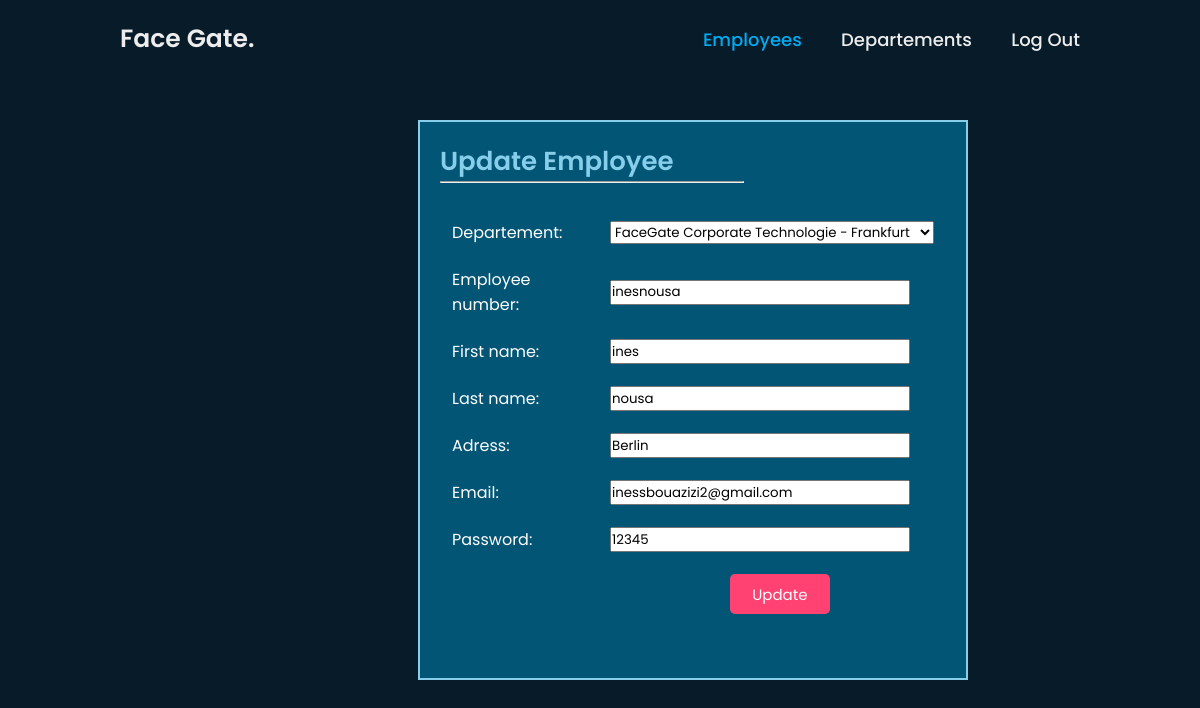
Page /employee/home-admin/modify/28 (signed in) on the committed database.
### Login/models.py (models this page shows, shortened)
class Employee(models.Model):
    dep=models.ForeignKey(departement,on_delete=models.CASCADE)
    empnum=models.CharField(max_length=50)
    fname=models.CharField(max_length=50)
    lname=models.CharField(max_length=50)
    adress=models.CharField(max_length=100)
    email=models.EmailField(max_length=200)
    password=models.CharField(max_length=100)
    isnew=models.BooleanField(default=True)

### Login/views.py (the view)
# urls.py: path('home-admin/modify/<int:id>',views.ModifyEmp,name='modify Employee'),
@login_required(login_url='login')
def ModifyEmp(request,id):
    if request.user.is_superuser:
        e=Employee.objects.get(id=id)
        form=addEmp(request.POST or None, instance=e)
        if form.is_valid():
            form.save()
            messages.info(request,"Employee is updated successfully!")
        return render(request,"modify-Employee.html",{"form":form})
    else:
        return render(request,"403.html")

### Login/forms.py
class addEmp(forms.ModelForm):
    class Meta:
        model=Employee
        fields=('dep','empnum','fname','lname','adress','email','password')

### Login/models.py (called while the page is built)
    def __str__(self):
        return self.name

### Login/templates/modify-employee.html (shortened to what this page needs)
<html>
    <head>
        {% load static %}
    <link rel="stylesheet" href="{% static 'services.css' %}">
    <link href='https://unpkg.com/boxicons@2.1.4/css/boxicons.min.css' rel='stylesheet'>
    </head>
    <body>
        <header class="header">
            <a href="/home-admin/" class="logo">Face Gate.</a>
            <nav class="navbar">
                <a class="active" href="/home-admin/">Employees</a>
                <a href="/departement/">Departements</a>
                <a href="{% url 'logout' %}">Log Out</a>
            </nav>
        </header>
        <section class="employee">
            <div class="emp-content">
            <div class="employee-content">
                <form method="POST">
                    <h1>Update Employee</h1><hr>
                    <br>
                    <table>
                        <tr>
                            <td><label>Departement:</label></td><td>{{form.dep}}</td>
                        </tr>
                     <tr>
                        <td><label>Employee number:</label></td><td>{{form.empnum}}</td>
                    </tr>
                    <tr>
                        <td><label>First name:</label></td><td>{{form.fname}} </td>
                    </tr>
                    <tr>
                        <td><label>Last name:</label></td><td>{{form.lname}} </td>
                    </tr>
                    <tr>
                        <td><label>Adress:</label></td><td>{{form.adress}} </td>
                    </tr>
                    <tr>
                        <td><label>Email:</label></td><td>{{form.email}} </td>
                    </tr>
                    <tr>
                        <td><label>Password:</label></td><td>{{form.password}} </td>
                    </tr>
                    <tr>
                        <td></td><td><button type="submit" class="btn" >Update</button>
                        </td>
                    </tr>
                </table>
                </form>
            </div>
</div>
        </section>
    </body>
</html>

### Login/static/services.css (style rules this page uses)
* { margin: 0; padding: 0; box-sizing: border-box; font-family: 'Poppins', sans-serif; }
body { background: #081b29; }
.header { position: fixed; top:0; left: 0; width: 100%; padding: 20px 10%; background-color: transparent; display: flex; justify-content: space-between; align-items: center; z-index: 100; }
.logo { position: relative; font-size: 25px; color: #ededed; text-decoration: none; font-weight: 600; }
.logo::before { content: ''; position: absolute; top: 0; right: 0; width: 100%; height: 100%; background: #081b29; animation: shaowRight 1s ease forwards; animation-delay: .4s; }
.navbar a { font-size: 18px; color: #ededed; text-decoration: none; font-weight: 500; margin-left: 35px; transition: .3s; }
.navbar a:hover, .navbar a.active { color:#00abf0; }
.consultation, .services, .departements, .employee { height: 100vh; display: flex; align-items: center; padding: 0 10%; }
.emp-content { width: 550px; margin-left: 30%; padding: 10px; }
.form-add h1, .employee-content h1 { color: skyblue; font-family: 'Poppins', sans-serif; font-size: 26px; font-weight: 600; }
.form-add hr, .employee-content hr { width: 60%; color: skyblue; }
.form-add label, .employee-content label { color: white; }
.btn { border: none; background-color: #ff4271; font-size: 15px; width: 100px; height: 40px; color: white; margin-left: 37%; border-radius: 5px; }
.form-add table td, .employee-content table td { padding: 10px; }
.employee-content { width: 550px; height: 70%; padding: 20px; background-color: #025575;; border: 2px solid #87ceeb; }
.employee-content input { width: 300px; height: 25px; }

### rows in the picture
Employee: dep "FaceGate Corporate Technologie - Frankfurt", empnum "inesnousa", fname "ines", lname "nousa", adress "Berlin", email "inessbouazizi2@gmail.com", password "12345"
